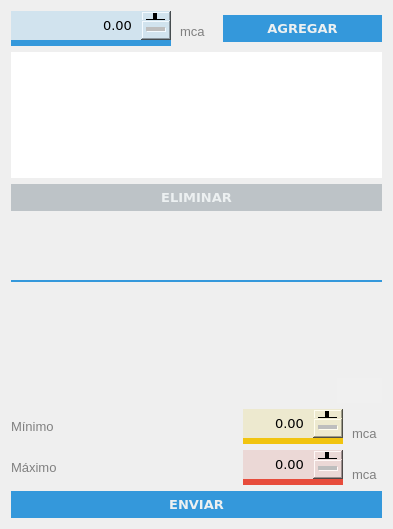
<?xml version="1.0" encoding="UTF-8"?>
<ui version="4.0">
 <class>Alertas</class>
 <widget class="QWidget" name="Alertas">
  <property name="geometry">
   <rect>
    <x>0</x>
    <y>0</y>
    <width>393</width>
    <height>529</height>
   </rect>
  </property>
  <property name="windowTitle">
   <string>Alertas</string>
  </property>
  <property name="styleSheet">
   <string notr="true">QPushButton{
font-size: 10pt;
font-family: &quot;Verdana&quot;;
font-weight: bold;
}

QPushButton:enabled{
	color: #ecf0f1;
	background-color: #3498db;
	padding: 5px;
	border: none;
}

QPushButton:disabled{
	color: #ecf0f1;
	background-color: #bdc3c7;
	padding: 5px;
	border: none;
}

QPushButton:hover{
	padding: 5px;
	color: white;
	background-color: #2980b9;
}

QListWidget{
/*background-color: #5d5d5d;*/
background-color: #3498db;
color: #FFFFFF;
selection-color: #54626e;
selection-background-color: #FFFFFF;
outline: none;
}

QListWidget::item:selected:active{
    background-color: #5bade4;
	color: white;
	border: none;
	outline: none;
}

QListWidget::item:selected:!active{
    background-color: #5bade4;
	color: black;
	border: none;
	outline: none;
}

QListWidget::item:!selected:hover{
	background-color: #F5F5F5;
	/*color: #5bade4;*/
}

QAbstractSpinBox{
	font-family: Verdana;
	font-size: 10pt;
}

QAbstractSpinBox:down-button:disabled{
	image: none;
	width: 0px;
	height: 0px;
	padding: 0px;
}

QAbstractSpinBox:down-button{
	padding-right: 10px;
}

QAbstractSpinBox:down-button:hover{
	image: url(:General/icons/downarrow.png);
	width: 20px;
	height: 20px;
}

QAbstractSpinBox:up-button{
	image: none;
	width: 0px;
	height: 0px;
	padding-right: 12px;
}

QAbstractSpinBox:up-button:hover{
	image: url(:General/icons/uparrow.png);
	width: 20px;
	height: 20px;
}

QScrollBar:vertical {
	border-radius: 100px;
	background: #ecf0f1;
	width: 5px;
	margin: 0px 0 0px 0;
}

QScrollBar::handle:vertical{
	background: #3498db;
	min-height: 20px;
}

QScrollBar::add-line:vertical{
	width: 0;
}

QScrollBar::sub-line:vertical{
	width: 0;
}

QScrollBar::up-arrow:vertical, QScrollBar::down-arrow:vertical{
	border: 2px solid grey;
	width: 3px;
	height: 3px;
	background: white;
}

QScrollBar::add-page:vertical, QScrollBar::sub-page:vertical {
	background: none;
}

QDoubleSpinBox {
background-color: transparent;
border-style: solid;
}

QWidget[state=&quot;on&quot;]{
	font-size: 14pt;color: #FFFFFF;background-color: #3498db;border-radius: 7px;
}

QWidget[state=&quot;off&quot;]{
font-size: 10pt;color: #7f8f98;background-color: #cbe3f2;boder: 5px solid #64D6EE;border-radius: 7px;
}</string>
  </property>
  <layout class="QVBoxLayout" name="verticalLayout_2">
   <property name="leftMargin">
    <number>0</number>
   </property>
   <property name="topMargin">
    <number>0</number>
   </property>
   <property name="rightMargin">
    <number>0</number>
   </property>
   <property name="bottomMargin">
    <number>0</number>
   </property>
   <item>
    <layout class="QVBoxLayout" name="verticalLayout">
     <property name="leftMargin">
      <number>11</number>
     </property>
     <property name="topMargin">
      <number>11</number>
     </property>
     <property name="rightMargin">
      <number>11</number>
     </property>
     <property name="bottomMargin">
      <number>11</number>
     </property>
     <item>
      <layout class="QHBoxLayout" name="horizontalLayout_4">
       <item>
        <widget class="QDoubleSpinBox" name="alerta">
         <property name="enabled">
          <bool>true</bool>
         </property>
         <property name="styleSheet">
          <string notr="true">QAbstractSpinBox{
	border-bottom: 6px solid #3498db;
	background-color: #d1e3ee;
	subcontrol-origin: padding;
	subcontrol-position: top right;
	padding: 5px;
}

:up-button{
	image: url(:General/icons/uparrow-a.png);
	width: 20px;
	height: 20px;
	padding-right: 10px;
}

:up-button:hover{
	image: url(:General/icons/uparrow.png);
	width: 20px;
	height: 20px;
	padding-right: 10px;
}

:down-button{
	image: url(:General/icons/downarrow-a.png);
	width: 20px;
	height: 20px;
	padding-right: 10px;
}

:down-button:hover{
	image: url(:General/icons/downarrow.png);
	width: 20px;
	height: 20px;
	padding-right: 10px;
}</string>
         </property>
         <property name="frame">
          <bool>false</bool>
         </property>
         <property name="alignment">
          <set>Qt::AlignRight|Qt::AlignTrailing|Qt::AlignVCenter</set>
         </property>
         <property name="buttonSymbols">
          <enum>QAbstractSpinBox::PlusMinus</enum>
         </property>
        </widget>
       </item>
       <item>
        <widget class="QLabel" name="labelUnidades3">
         <property name="minimumSize">
          <size>
           <width>40</width>
           <height>0</height>
          </size>
         </property>
         <property name="maximumSize">
          <size>
           <width>36</width>
           <height>16777215</height>
          </size>
         </property>
         <property name="styleSheet">
          <string notr="true">QLabel{
	color: gray;
	font-family: &quot;Verdana&quot;;
	font-size: 10pt;
	margin-top: 6px;
}</string>
         </property>
         <property name="text">
          <string>mca</string>
         </property>
         <property name="alignment">
          <set>Qt::AlignLeading|Qt::AlignLeft|Qt::AlignVCenter</set>
         </property>
        </widget>
       </item>
       <item>
        <widget class="QPushButton" name="botonAgregar">
         <property name="enabled">
          <bool>true</bool>
         </property>
         <property name="font">
          <font>
           <family>Verdana</family>
           <pointsize>10</pointsize>
           <weight>75</weight>
           <bold>true</bold>
          </font>
         </property>
         <property name="text">
          <string>AGREGAR</string>
         </property>
         <property name="autoDefault">
          <bool>true</bool>
         </property>
         <property name="default">
          <bool>true</bool>
         </property>
        </widget>
       </item>
      </layout>
     </item>
     <item>
      <layout class="QHBoxLayout" name="horizontalLayout_5">
       <item>
        <widget class="QListWidget" name="listaAlertas">
         <property name="sizePolicy">
          <sizepolicy hsizetype="MinimumExpanding" vsizetype="MinimumExpanding">
           <horstretch>0</horstretch>
           <verstretch>0</verstretch>
          </sizepolicy>
         </property>
         <property name="minimumSize">
          <size>
           <width>270</width>
           <height>126</height>
          </size>
         </property>
         <property name="maximumSize">
          <size>
           <width>16777215</width>
           <height>126</height>
          </size>
         </property>
         <property name="font">
          <font>
           <family>Verdana</family>
           <pointsize>10</pointsize>
          </font>
         </property>
         <property name="styleSheet">
          <string notr="true">QListWidget{
color: #2c3e50;
selection-color: #ecf0f1;
background-color: #ecf0f1;
selection-background-color: #5bade4;
alternate-background-color: #ddf1ff;
background: white;
border: none;
}

QListWidget:item{
	padding-top: 0.3em;
	padding-bottom: 0.3em;
}

QListWidget::item:selected:active:hover{
	color: white;
}

QListWidget::item:selected:active{
    background-color: #5bade4;
	color: white;
	border: none;
}

QListWidget::item:selected:!active{
    background-color:#5bade4;
	color: white;
}

QListWidget::item:!selected:hover{
	background-color: #F5F5F5;
	/*color: #5bade4;*/
}</string>
         </property>
         <property name="alternatingRowColors">
          <bool>true</bool>
         </property>
        </widget>
       </item>
      </layout>
     </item>
     <item>
      <layout class="QVBoxLayout" name="verticalLayout_5">
       <item>
        <widget class="QPushButton" name="botonEliminar">
         <property name="enabled">
          <bool>false</bool>
         </property>
         <property name="font">
          <font>
           <family>Verdana</family>
           <pointsize>10</pointsize>
           <weight>75</weight>
           <bold>true</bold>
          </font>
         </property>
         <property name="text">
          <string>ELIMINAR</string>
         </property>
        </widget>
       </item>
       <item>
        <spacer name="verticalSpacer">
         <property name="orientation">
          <enum>Qt::Vertical</enum>
         </property>
         <property name="sizeHint" stdset="0">
          <size>
           <width>20</width>
           <height>40</height>
          </size>
         </property>
        </spacer>
       </item>
      </layout>
     </item>
     <item>
      <widget class="Line" name="line">
       <property name="minimumSize">
        <size>
         <width>0</width>
         <height>4</height>
        </size>
       </property>
       <property name="styleSheet">
        <string notr="true">color: #3498db;</string>
       </property>
       <property name="frameShadow">
        <enum>QFrame::Plain</enum>
       </property>
       <property name="lineWidth">
        <number>2</number>
       </property>
       <property name="orientation">
        <enum>Qt::Horizontal</enum>
       </property>
      </widget>
     </item>
     <item>
      <spacer name="verticalSpacer_2">
       <property name="orientation">
        <enum>Qt::Vertical</enum>
       </property>
       <property name="sizeHint" stdset="0">
        <size>
         <width>20</width>
         <height>40</height>
        </size>
       </property>
      </spacer>
     </item>
     <item>
      <layout class="QVBoxLayout" name="verticalLayout_4">
       <item>
        <layout class="QHBoxLayout" name="horizontalLayout">
         <item>
          <spacer name="horizontalSpacer_5">
           <property name="orientation">
            <enum>Qt::Horizontal</enum>
           </property>
           <property name="sizeHint" stdset="0">
            <size>
             <width>40</width>
             <height>20</height>
            </size>
           </property>
          </spacer>
         </item>
         <item>
          <widget class="QPushButton" name="botonAlarma">
           <property name="sizePolicy">
            <sizepolicy hsizetype="Fixed" vsizetype="Fixed">
             <horstretch>0</horstretch>
             <verstretch>0</verstretch>
            </sizepolicy>
           </property>
           <property name="styleSheet">
            <string notr="true">background-color: #F0F0F0;</string>
           </property>
           <property name="text">
            <string/>
           </property>
           <property name="icon">
            <iconset resource="resources.qrc">
             <normaloff>:/VentanaConfiguracion/icons/icon_on.png</normaloff>:/VentanaConfiguracion/icons/icon_on.png</iconset>
           </property>
           <property name="iconSize">
            <size>
             <width>56</width>
             <height>26</height>
            </size>
           </property>
           <property name="flat">
            <bool>true</bool>
           </property>
          </widget>
         </item>
        </layout>
       </item>
       <item>
        <layout class="QVBoxLayout" name="verticalLayout_3">
         <item>
          <layout class="QHBoxLayout" name="horizontalLayout_2">
           <item>
            <widget class="QLabel" name="label_2">
             <property name="styleSheet">
              <string notr="true">QLabel{
	color: gray;
	font-family: &quot;Verdana&quot;;
	font-size: 10pt;
}</string>
             </property>
             <property name="text">
              <string>Mínimo</string>
             </property>
            </widget>
           </item>
           <item>
            <spacer name="horizontalSpacer_3">
             <property name="orientation">
              <enum>Qt::Horizontal</enum>
             </property>
             <property name="sizeHint" stdset="0">
              <size>
               <width>40</width>
               <height>20</height>
              </size>
             </property>
            </spacer>
           </item>
           <item>
            <widget class="QDoubleSpinBox" name="minimo">
             <property name="enabled">
              <bool>true</bool>
             </property>
             <property name="styleSheet">
              <string notr="true">QAbstractSpinBox:enabled{
	border-bottom: 6px solid #f1c40f;
	background-color: #ede9cf;
	subcontrol-origin: padding;
	subcontrol-position: top right;
	padding:5px;
}

QAbstractSpinBox:disabled{
	border-bottom: 6px solid #95a5a6;
	background-color: #bdc3c7;
	subcontrol-origin: padding;
	subcontrol-position: top right;
	padding:5px;
}

:up-button:enabled{
	image: url(:General/icons/uparrow-y.png);
	width: 20px;
	height: 20px;
	padding-right: 10px;
}

:up-button:hover{
	image: url(:General/icons/uparrow.png);
	width: 20px;
	height: 20px;
	padding-right: 10px;
}

:down-button:enabled{
	image: url(:General/icons/downarrow-y.png);
	width: 20px;
	height: 20px;
	padding-right: 10px;
}

:down-button:hover{
	image: url(:General/icons/downarrow.png);
	width: 20px;
	height: 20px;
	padding-right: 10px;
}</string>
             </property>
             <property name="frame">
              <bool>false</bool>
             </property>
             <property name="alignment">
              <set>Qt::AlignRight|Qt::AlignTrailing|Qt::AlignVCenter</set>
             </property>
             <property name="buttonSymbols">
              <enum>QAbstractSpinBox::PlusMinus</enum>
             </property>
             <property name="maximum">
              <double>9999.989999999999782</double>
             </property>
            </widget>
           </item>
           <item>
            <widget class="QLabel" name="labelUnidades1">
             <property name="styleSheet">
              <string notr="true">QLabel{
	color: gray;
	font-family: &quot;Verdana&quot;;
	font-size: 10pt;
	margin-top: 6px;
}</string>
             </property>
             <property name="text">
              <string>mca</string>
             </property>
             <property name="alignment">
              <set>Qt::AlignBottom|Qt::AlignLeading|Qt::AlignLeft</set>
             </property>
            </widget>
           </item>
          </layout>
         </item>
         <item>
          <layout class="QHBoxLayout" name="horizontalLayout_3">
           <item>
            <widget class="QLabel" name="label_3">
             <property name="styleSheet">
              <string notr="true">QLabel{
	color: gray;
	font-family: &quot;Verdana&quot;;
	font-size: 10pt;
}</string>
             </property>
             <property name="text">
              <string>Máximo</string>
             </property>
            </widget>
           </item>
           <item>
            <spacer name="horizontalSpacer_4">
             <property name="orientation">
              <enum>Qt::Horizontal</enum>
             </property>
             <property name="sizeHint" stdset="0">
              <size>
               <width>40</width>
               <height>20</height>
              </size>
             </property>
            </spacer>
           </item>
           <item>
            <widget class="QDoubleSpinBox" name="maximo">
             <property name="enabled">
              <bool>true</bool>
             </property>
             <property name="styleSheet">
              <string notr="true">QAbstractSpinBox{
	border-bottom: 6px solid #e74c3c;
	background-color: #ebd8d6;
	subcontrol-origin: padding;
	subcontrol-position: top right;
	padding: 5px;
}

QAbstractSpinBox:disabled{
	border-bottom: 6px solid #95a5a6;
	background-color: #bdc3c7;
	subcontrol-origin: padding;
	subcontrol-position: top right;
	padding:5px;
}

:up-button:enabled{
	image: url(:General/icons/uparrow-r.png);
	width: 20px;
	height: 20px;
	padding-right: 10px;
}

:up-button:hover{
	image: url(:General/icons/uparrow.png);
	width: 20px;
	height: 20px;
	padding-right: 10px;
}

:down-button:enabled{
	image: url(:General/icons/downarrow-r.png);
	width: 20px;
	height: 20px;
	padding-right: 10px;
}

:down-button:hover{
	image: url(:General/icons/downarrow.png);
	width: 20px;
	height: 20px;
	padding-right: 10px;
}</string>
             </property>
             <property name="frame">
              <bool>false</bool>
             </property>
             <property name="alignment">
              <set>Qt::AlignRight|Qt::AlignTrailing|Qt::AlignVCenter</set>
             </property>
             <property name="buttonSymbols">
              <enum>QAbstractSpinBox::PlusMinus</enum>
             </property>
             <property name="maximum">
              <double>9999.989999999999782</double>
             </property>
            </widget>
           </item>
           <item>
            <widget class="QLabel" name="labelUnidades2">
             <property name="styleSheet">
              <string notr="true">QLabel{
	color: gray;
	font-family: &quot;Verdana&quot;;
	font-size: 10pt;
	margin-top: 6px;
}</string>
             </property>
             <property name="text">
              <string>mca</string>
             </property>
             <property name="alignment">
              <set>Qt::AlignBottom|Qt::AlignLeading|Qt::AlignLeft</set>
             </property>
            </widget>
           </item>
          </layout>
         </item>
        </layout>
       </item>
       <item>
        <widget class="QPushButton" name="botonEnviar">
         <property name="font">
          <font>
           <family>Verdana</family>
           <pointsize>10</pointsize>
           <weight>75</weight>
           <bold>true</bold>
          </font>
         </property>
         <property name="text">
          <string>ENVIAR</string>
         </property>
        </widget>
       </item>
      </layout>
     </item>
    </layout>
   </item>
  </layout>
 </widget>
 <resources>
  <include location="resources.qrc"/>
 </resources>
 <connections/>
</ui>
